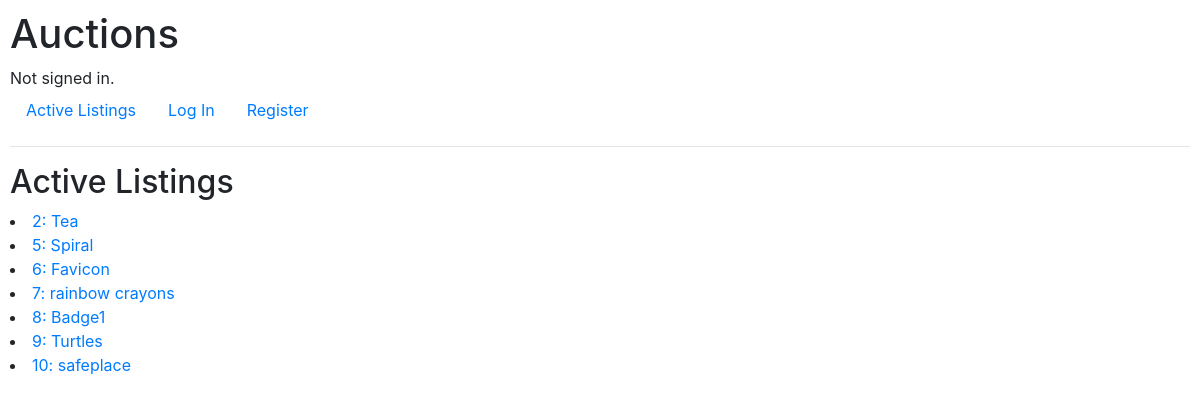
The page / on the database its author committed.
### auctions/models.py (models this page shows, shortened)
class Listing(models.Model):
    title = models.CharField(max_length=125)
    description = models.CharField(max_length=250, blank=True)
    start_bid = models.DecimalField(max_digits=7, decimal_places=2)
    image = models.ImageField(upload_to='media', null=True, blank=True)
    is_active = models.BooleanField(default=True)

### auctions/views.py (the view)
# urls.py: path("", views.index, name="index"),
def index(request):
    return render(request, "auctions/index.html", {
        "listings": Listing.objects.all()
    })

### auctions/templates/auctions/index.html
{% extends "auctions/layout.html" %}
{% block body %}
    <h2>Active Listings</h2>
    {% for listing in listings %}
        {% if listing.is_active %}
            <li><a href="{% url 'listing' listing.id %}">{{ listing.id }}: {{ listing.title }}</a></li>
        {% endif %}
    {% endfor %}
{% endblock %}

### auctions/static/auctions/styles.css (style rules this page uses)
body { padding: 10px; }

### rows shown on the page
Listing: id "2", title "Tea"
Listing: id "5", title "Spiral"
Listing: id "6", title "Favicon"
Listing: id "7", title "rainbow crayons"
Listing: id "8", title "Badge1"
Listing: id "9", title "Turtles"
Listing: id "10", title "safeplace"
